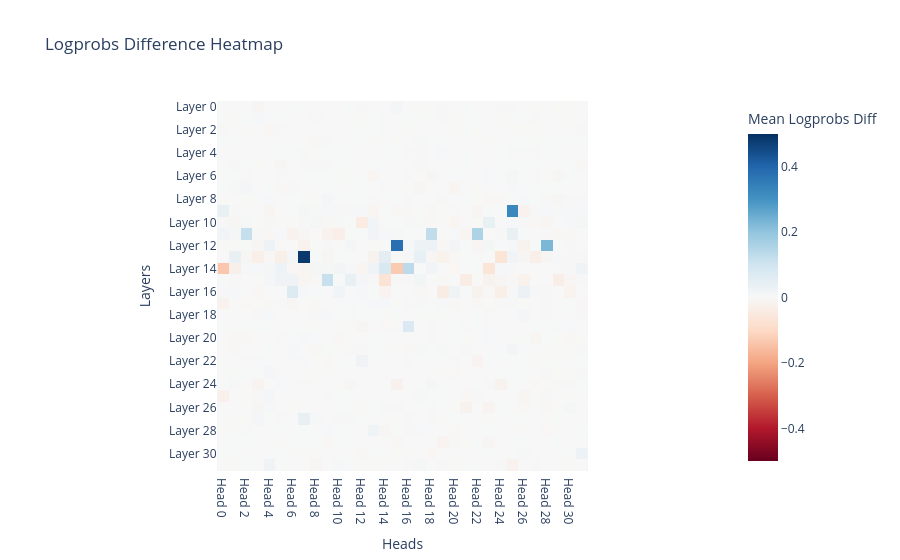

The code cell stored with this chart in its notebook:
### Code cell
# Plot the max value heatmap of the mean_logprobs_diff
fig = px.imshow(
    mean_logprobs_diff.numpy(),
    labels={"x": "Heads", "y": "Layers", "color": "Mean Logprobs Diff"},
    x=[f"Head {i}" for i in range(mean_logprobs_diff.shape[1])],
    y=[f"Layer {i}" for i in range(mean_logprobs_diff.shape[0])],
    title="Logprobs Difference Heatmap",
    color_continuous_scale="RdBu",
    zmin=-0.5,
    zmax=0.5,
)

fig.show()

### Figure 1 — Plotly figure (JSON) as saved in the notebook; plotly's stock layout.template omitted (floating-point values rounded to 4 significant figures; data arrays with more than 128 entries replaced by an {"elided": "..."} marker saying what was removed)
{"data": [{"coloraxis": "coloraxis", "hovertemplate": "Heads: %{x}<br>Layers: %{y}<br>Mean Logprobs Diff: %{z}<extra></extra>", "name": "0", "type": "heatmap", "x": ["Head 0", "Head 1", "Head 2", "Head 3", "Head 4", "Head 5", "Head 6", "Head 7", "Head 8", "Head 9", "Head 10", "Head 11", "Head 12", "Head 13", "Head 14", "Head 15", "Head 16", "Head 17", "Head 18", "Head 19", "Head 20", "Head 21", "Head 22", "Head 23", "Head 24", "Head 25", "Head 26", "Head 27", "Head 28", "Head 29", "Head 30", "Head 31"], "xaxis": "x", "y": ["Layer 0", "Layer 1", "Layer 2", "Layer 3", "Layer 4", "Layer 5", "Layer 6", "Layer 7", "Layer 8", "Layer 9", "Layer 10", "Layer 11", "Layer 12", "Layer 13", "Layer 14", "Layer 15", "Layer 16", "Layer 17", "Layer 18", "Layer 19", "Layer 20", "Layer 21", "Layer 22", "Layer 23", "Layer 24", "Layer 25", "Layer 26", "Layer 27", "Layer 28", "Layer 29", "Layer 30", "Layer 31"], "yaxis": "y", "z": {"elided": "32x32 float values"}}], "layout": {"coloraxis": {"cmax": 0.5, "cmin": -0.5, "colorbar": {"title": {"text": "Mean Logprobs Diff"}}, "colorscale": [[0, "rgb(103,0,31)"], [0.1, "rgb(178,24,43)"], [0.2, "rgb(214,96,77)"], [0.3, "rgb(244,165,130)"], [0.4, "rgb(253,219,199)"], [0.5, "rgb(247,247,247)"], [0.6, "rgb(209,229,240)"], [0.7, "rgb(146,197,222)"], [0.8, "rgb(67,147,195)"], [0.9, "rgb(33,102,172)"], [1, "rgb(5,48,97)"]]}, "title": {"text": "Logprobs Difference Heatmap"}, "xaxis": {"anchor": "y", "constrain": "domain", "domain": [0, 1], "scaleanchor": "y", "title": {"text": "Heads"}}, "yaxis": {"anchor": "x", "autorange": "reversed", "constrain": "domain", "domain": [0, 1], "title": {"text": "Layers"}}}}
